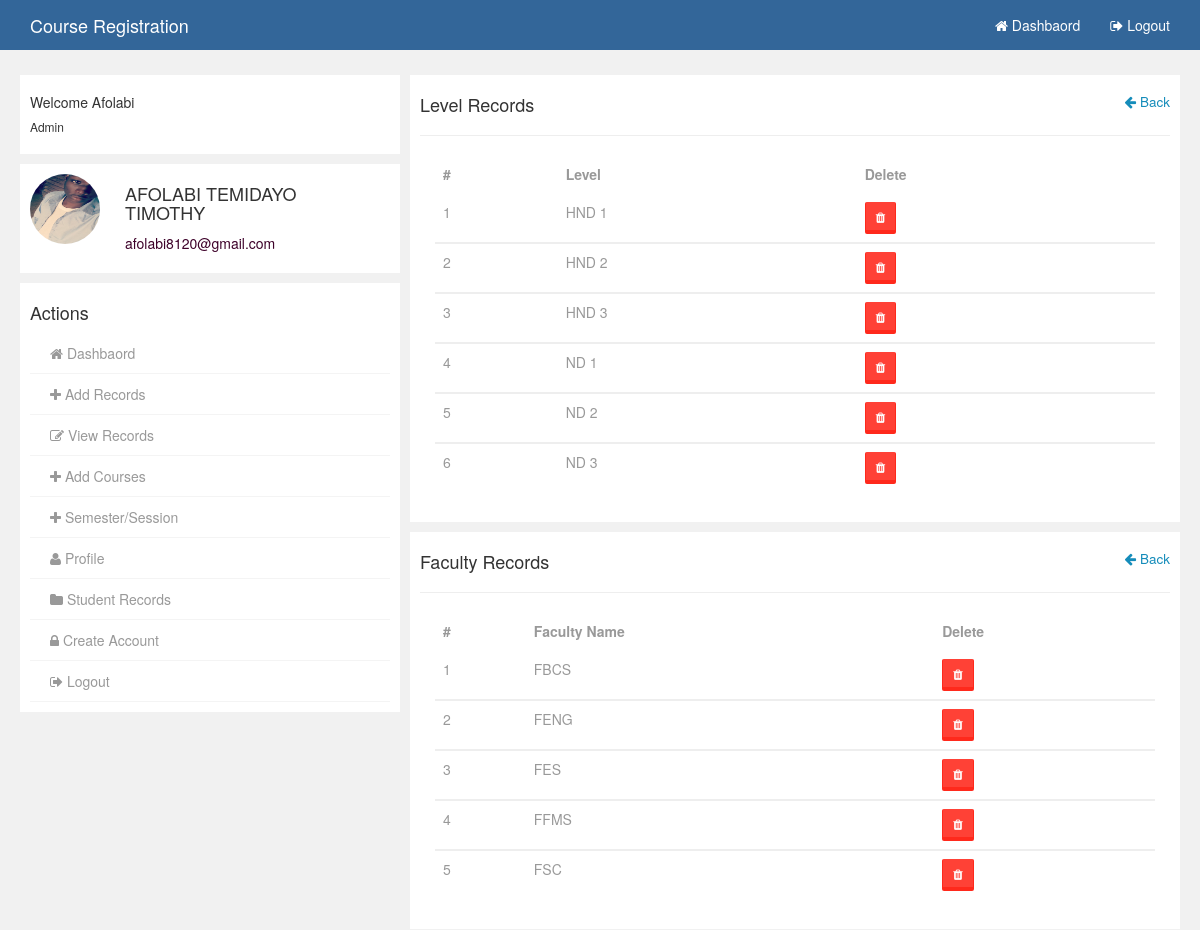
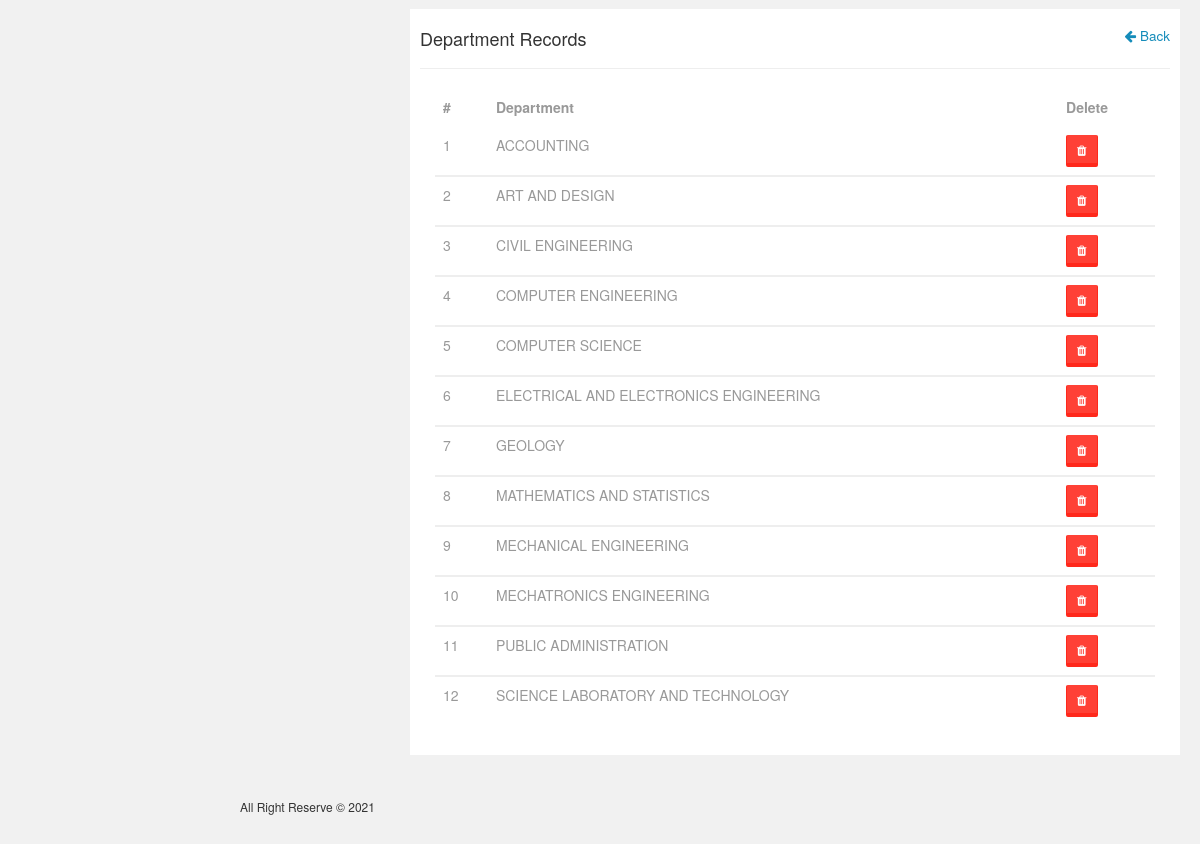
Page /admin/edit_record.php (signed in) on the committed database (2 pictures, top to bottom).
### tables this page shows
CREATE TABLE IF NOT EXISTS `tbllevel` (
  `name` varchar(50) NOT NULL,
  PRIMARY KEY (`name`)
);

CREATE TABLE IF NOT EXISTS `tblfaculty` (
  `name` varchar(50) NOT NULL,
  PRIMARY KEY (`name`)
);

CREATE TABLE IF NOT EXISTS `tbldepartment` (
  `faculty` varchar(50) NOT NULL,
  `department` varchar(50) NOT NULL,
  PRIMARY KEY (`department`)
);

### admin/edit_record.php (the view, shortened to what this page needs)
<?php
    include_once('includes/config.php');
?>
<!DOCTYPE html>
<html>
<head>
    <link href="../SpryAssets/SpryValidationTextField.css" rel="stylesheet" type="text/css">
</head>
<body>
    <?php include_once('includes/nav.php') ?>
    <section class="container-wrap">
        <div class="container wrap">
            <div class="row">
                <div class="col-md-4 col">
                   <?php include_once('includes/leftside.php') ?>
                </div>
                <div class="col-md-8 col">
                    <div class="gist-status">
                        <div class="row" style="margin: 0px;">
                            <h4>Level Records <small><a href="dashboard.php"><span class="pull-right"><i class="fa fa-arrow-left"></i>   Back</span></a></small></h4>
                            <hr>
                            <div class="col-md-12">
                                <div class="table-responsive">
                                    <table class="table" style="color: #999;">
                                        <thead>
                                            <tr>
                                                <th># </th>
                                                <th>Level </th>
                                                <th>Delete </th>
                                            </tr>
                                        </thead>
                                        <?php
                                            $i = 0;
                                            $sql = "SELECT * FROM tbllevel ORDER BY name ASC";
                                            $query_result = mysqli_query($conn, $sql);
                                            $result = mysqli_num_rows($query_result);
                                            if($result > 0){
                                                while($row = mysqli_fetch_array($query_result)){
                                                    $i++;
                                        ?>
                                        <tbody>
                                            <tr>
                                                <td><?php echo $i; ?></td>
                                                <td><?php echo $row['name']; ?></td>
                                                <td>
                                                    <form action="edit_record.php" method="POST">
                                                        <span style="color: red; font-size: 16px;">
                                                        <button class="btn btn-danger btn-sm" type="submit" name="btn_delete" onclick="return confirm('Delete this Record?')"><i class="fa fa-trash"></i></button>
                                                    </form>
                                                </td>
                                            </tr>
                                        </tbody>
                                        <?php
                                            }
                                        }
                                        ?>
                                    </table>
                                </div>
                            </div>
                        </div>
                    </div>
                    <div class="gist-status">
                        <div class="row" style="margin: 0px;">
                            <h4>Faculty Records <small><a href="dashboard.php"><span class="pull-right"><i class="fa fa-arrow-left"></i>   Back</span></a></small></h4>
                            <hr>
                            <div class="col-md-12">
                                <div class="table-responsive">
                                    <table class="table" style="color: #999;">
                                        <thead>
                                            <tr>
                                                <th>#</th>
                                                <th>Faculty Name</th>
                                                <th>Delete</th>
                                            </tr>
                                        </thead>
                                        <?php
                                            $i = 0;
                                            $sql = "SELECT * FROM tblfaculty ORDER BY name ASC";
                                            $query_result = mysqli_query($conn, $sql);
                                            $result = mysqli_num_rows($query_result);
                                            if($result > 0){
                                                while($row = mysqli_fetch_array($query_result)){
                                                    $i++;
                                        ?>
                                        <tbody>
                                            <tr>
                                                <td><?php echo $i; ?></td>
                                                <td><?php echo $row['name']; ?></td>
                                                <td><form action="edit_record.php" method="POST">
                                                    <span style="color: red; font-size: 16px;"><button type="submit" class="btn btn-danger btn-sm" name="delete_faculty" onclick="return confirm('Delete this Record?')"><i class="fa fa-trash"></i></span></button>
                                                </form></td>
                                            </tr>
                                        </tbody>
                                        <?php
                                            }
                                        }
                                        ?>
                                    </table>
                                </div>
                            </div>
                        </div>
                    </div>
                    <div class="gist-status">
                        <div class="row" style="margin: 0px;">
                            <h4>Department Records <small><a href="dashboard.php"><span class="pull-right"><i class="fa fa-arrow-left"></i>   Back</span></a></small></h4>
                            <hr>
                            <div class="col-md-12">
                                <div class="table-responsive">
                                    <table class="table" style="color: #999">
                                        <thead>
                                            <tr>
                                                <th># </th>
                                                <th>Department </th>
                                                <th>Delete </th>
                                            </tr>
                                        </thead>
                                        <?php
                                            $i = 0;
                                            $sql = "SELECT * FROM tbldepartment ORDER BY department ASC";
                                            $query_result = mysqli_query($conn, $sql);
                                            $result = mysqli_num_rows($query_result);
                                            if($result > 0){
                                                while($row = mysqli_fetch_array($query_result)){
                                                    $i++;
                                        ?>
                                        <tbody>
                                            <tr>
                                                <td><?php echo $i; ?></td>
                                                <td><?php echo $row['department']; ?></td>
                                                <form action="edit_record.php" method="POST">
                                                    <td><span style="color: red; font-size: 16px;"><button type="submit" name="delete_department" class="btn btn-danger btn-sm" onclick="return confirm('Delete this Record?')"><i class="fa fa-trash"></i></span></button></td>
                                                </form>
                                            </tr>
                                        </tbody>
                                        <?php
                                            }
                                        }
                                        ?>
                                    </table>
                                </div>
                            </div>
                        </div>
                    </div>
                </div>
            </div>
        </div>
    </section>
    <?php include_once('includes/footer.php') ?>
</body>
</html>

### assets/css/user.css (style rules this page uses)
body { background:rgb(241,241,241); }
.container-wrap { margin-top: 70px; }
.col { padding:5px; }
.gist-status { padding:10px; background:#fff; margin-bottom: 10px; }

### rows in the picture
tbllevel: name "HND 1"
tbllevel: name "HND 2"
tbllevel: name "HND 3"
tbllevel: name "ND 1"
tbllevel: name "ND 2"
tbllevel: name "ND 3"
tblfaculty: name "FBCS"
tblfaculty: name "FENG"
tblfaculty: name "FES"
tblfaculty: name "FFMS"
tblfaculty: name "FSC"
tbldepartment: department "ACCOUNTING"
tbldepartment: department "ART AND DESIGN"
tbldepartment: department "CIVIL ENGINEERING"
tbldepartment: department "COMPUTER ENGINEERING"
tbldepartment: department "COMPUTER SCIENCE"
tbldepartment: department "ELECTRICAL AND ELECTRONICS ENGINEERING"
tbldepartment: department "GEOLOGY"
tbldepartment: department "MATHEMATICS AND STATISTICS"
tbldepartment: department "MECHANICAL ENGINEERING"
tbldepartment: department "MECHATRONICS ENGINEERING"
tbldepartment: department "PUBLIC ADMINISTRATION"
tbldepartment: department "SCIENCE LABORATORY AND TECHNOLOGY"

### other values in the picture
$_SESSION['username'] "Afolabi"
$_SESSION['fullname'] "AFOLABI TEMIDAYO TIMOTHY"
$_SESSION['email'] "afolabi8120@gmail.com"
